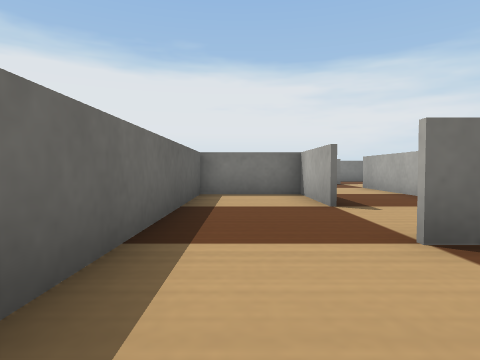
[1] (above)

24 first-person views from a walk through a world built for the Webots simulator. The camera is 0.06 m above the floor, tilts 2° down and sees 75° across. The floor is counted in squares, 0.1 m on a side. Each view is taken from the middle of a square. On the plan, view 1 faces up. The plan holds only what a view shows up to about 9 squares ahead; the rest is blank. Robots are left out. Webots' stock objects and surfaces are drawn as simple stand-ins.

[2]
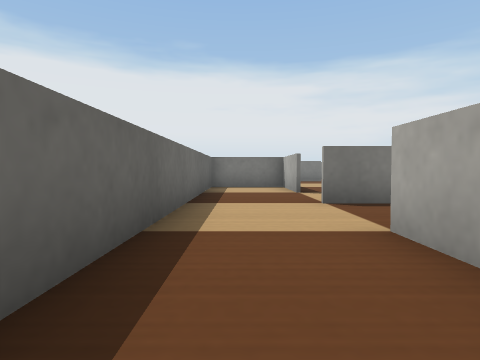

[3]
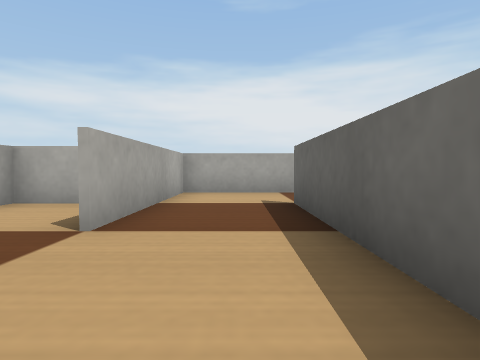

[4]
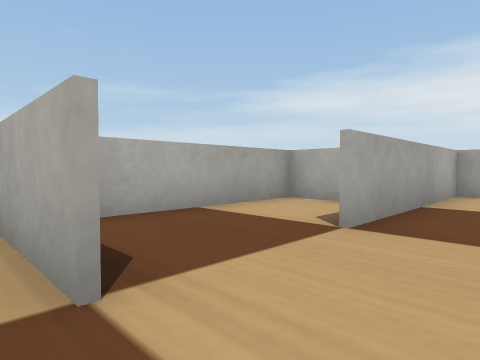

[5]
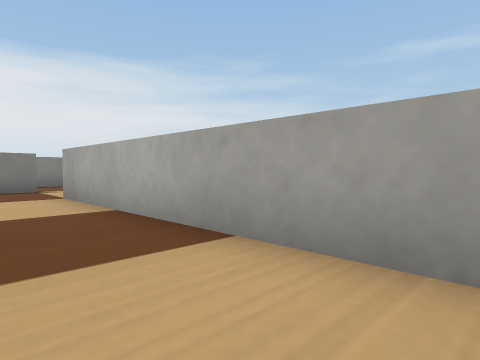

[6]
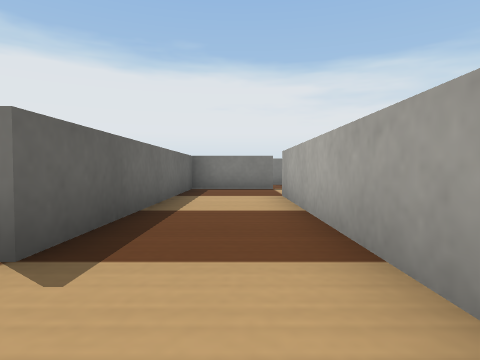

[7]
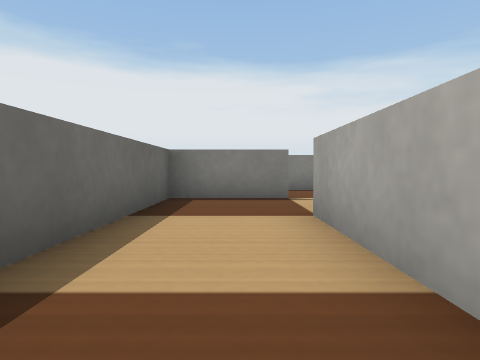

[8]
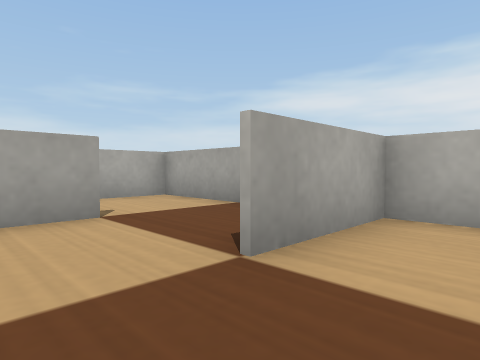

[9]
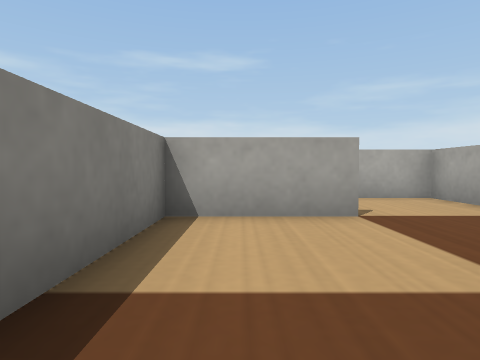

[10]
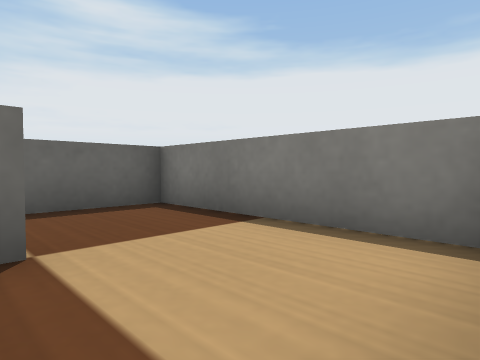

[11]
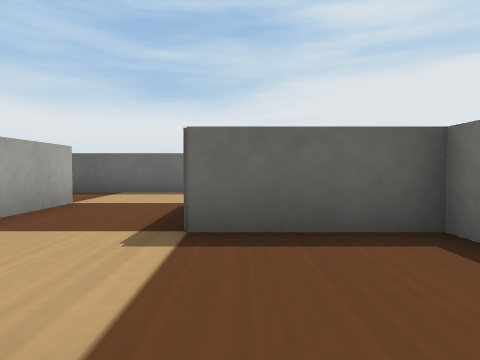

[12]
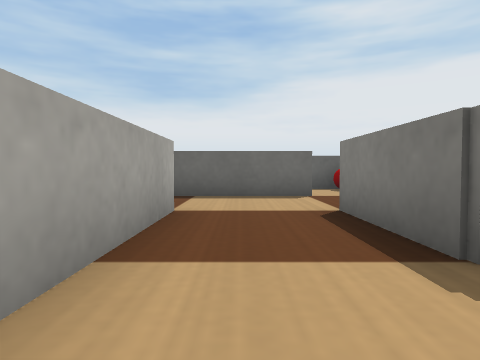

[13]
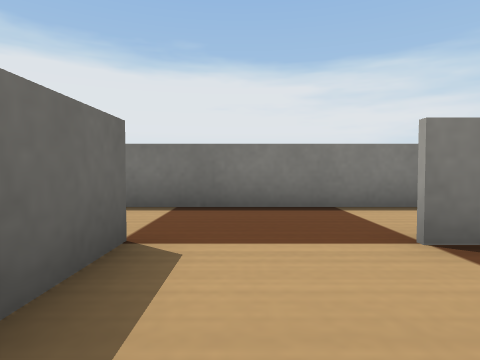

[14]
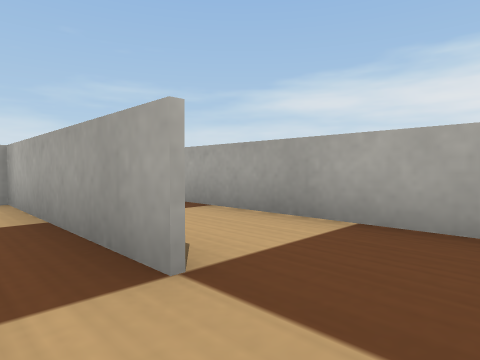

[15]
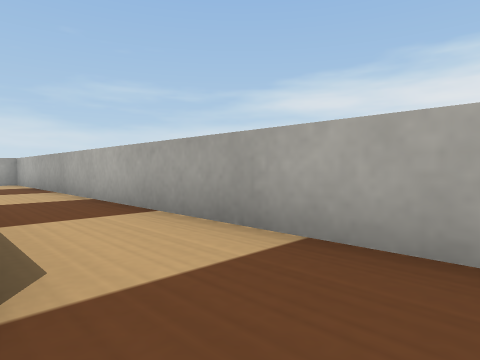

[16]
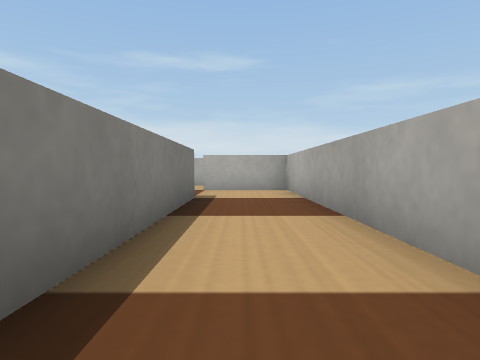

[17]
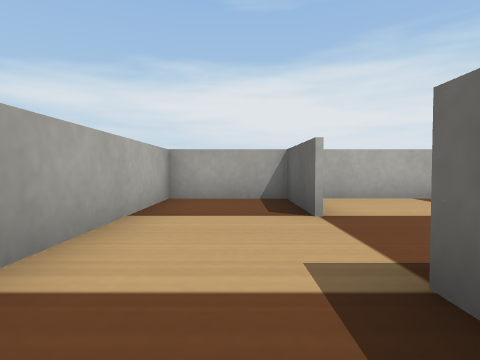

[18]
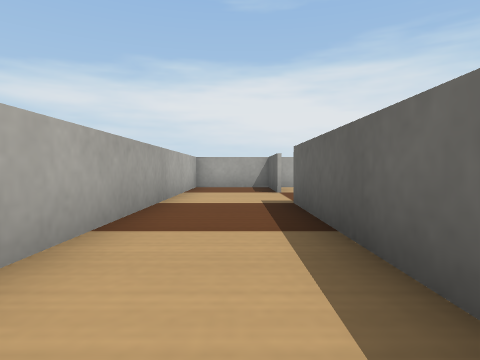

[19]
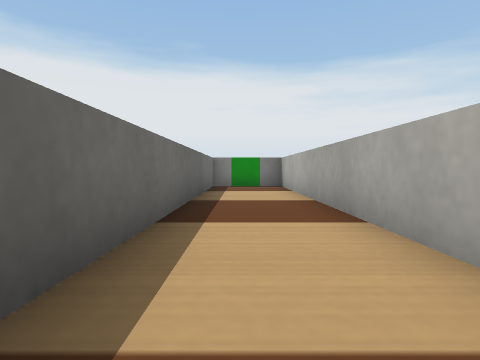

[20]
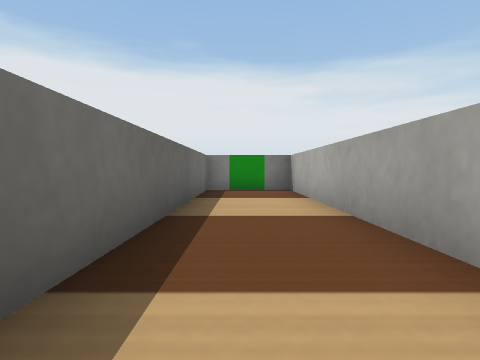

[21]
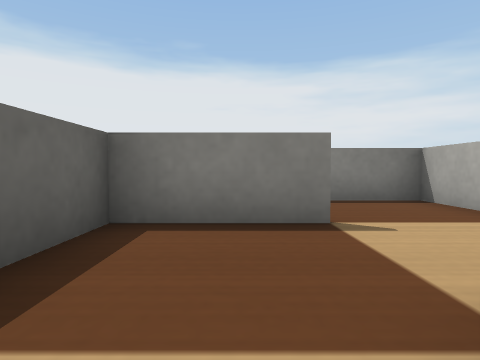

[22]
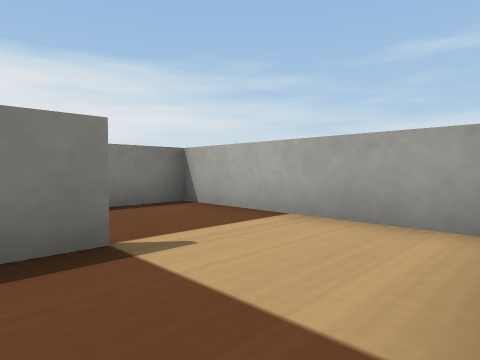

[23]
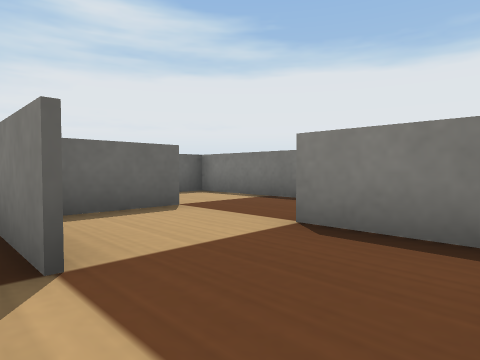

[24]
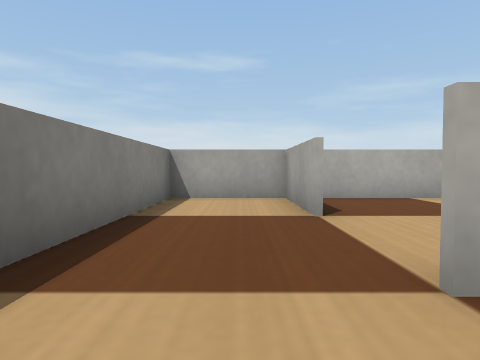

### Floor plan
Key: @ floor where view 1 was taken; # wall or solid block; . floor; O other object.
Columns run from 13 left of view 1 to 7 right of it. Each row starts with its distance up from view 1.
 18             #########
 17             #.......#
 16              .......#
 15               .#.####
 14                #....#
 13                #....#
 12               ###...#
 11                #....#
 10                #.####
  9                #.#..#
  8                #.#..#
  7             ####.#..#
  6             #..#.#..#
  5             #....#..#
  4             #....#..#
  3             #....#..#
  2             #..###..#
  1             #....#..#
  0  ############@.#.#..#
 -1 O..... #....#..#.#..#
 -2  ..... #....#..#.#..#
 -3   #..###..#....###..#
 -4   #.......#....#....#
 -5   #..###########.#..#
 -6   #..............#..#
 -7    ..............#..#
 -8    ##################

Positions as (right, up) in squares from view 1, and headings:
1: (0, 0), facing up
2: (0, -3), facing up
3: (0, 3), facing down
4: (0, 3), facing down-right
5: (2, 3), facing up-right
6: (3, 3), facing up
7: (3, 6), facing up
8: (-5, -1), facing down-right
9: (-5, -1), facing right
10: (-1, -3), facing up-left
11: (-3, -2), facing left
12: (-4, -4), facing left
13: (-10, -5), facing up
14: (-10, -4), facing down-right
15: (-10, -5), facing down-right
16: (-5, -6), facing right
17: (5, -1), facing down
18: (5, 3), facing down
19: (5, -1), facing up
20: (5, 1), facing up
21: (3, 9), facing up
22: (3, 10), facing up-right
23: (6, 12), facing up-left
24: (0, 16), facing right
